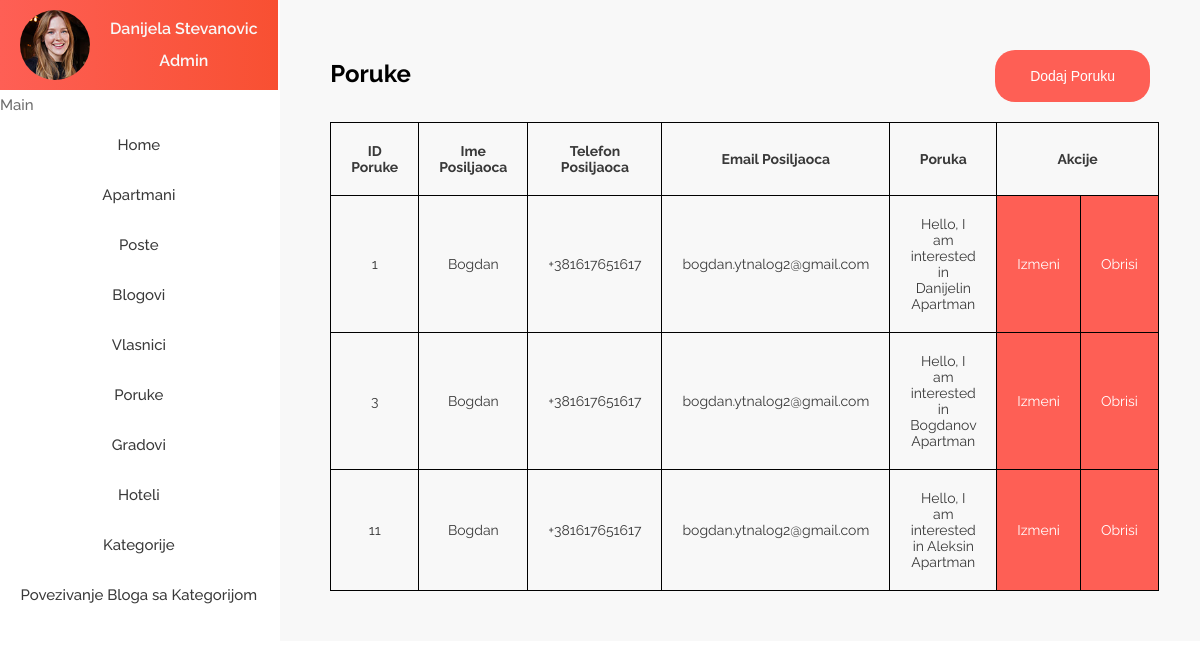
/cms/showPoruke.php, run on the app's committed database.
### tables this page shows
CREATE TABLE `porukaagentu` (
  `idPoruke` int(11) NOT NULL,
  `imePosiljaoca` varchar(45) NOT NULL,
  `telefonPosiljaoca` varchar(25) NOT NULL,
  `emailPosiljaoca` varchar(85) NOT NULL,
  `poruka` text NOT NULL
);

### cms/showPoruke.php (the view, shortened to what this page needs)
<?php
include "../includes/header.php";
include "includes/admin_side.php";
include "funkcije.php";
$query = 'SELECT `idPoruke`, `imePosiljaoca`, `telefonPosiljaoca`, `emailPosiljaoca`, `poruka` FROM `porukaagentu`';
$res = mysqli_query($con, $query);
?>
<div class="admin__content">
    <div class="apartmani">
        <div class="apartmani__tekst">
            <span class="span-bold">Poruke</span>
            <button class="btn" onclick="window.location.href='addPoruke'">Dodaj Poruku</button>
        </div>
        <table class="apartmani__table">
            <tr>
                <th>ID Poruke</th>
                <th>Ime Posiljaoca</th>
                <th>Telefon Posiljaoca</th>
                <th>Email Posiljaoca</th>
                <th>Poruka</th>
                <th colspan="2">Akcije</th>
            </tr>
            <?php
            while ($row = mysqli_fetch_assoc($res)) {
                $id = $row['idPoruke'];
                $imePosiljaoca = $row['imePosiljaoca'];
                $telefonPosiljaoca = $row['telefonPosiljaoca'];
                $emailPosiljaoca = $row['emailPosiljaoca'];
                $poruka = $row['poruka'];
            ?>
                <tr>
                    <td><?php echo $id ?></td>
                    <td><?php echo $imePosiljaoca ?></td>
                    <td><?php echo $telefonPosiljaoca ?></td>
                    <td><?php echo $emailPosiljaoca ?></td>
                    <td><?php echo $poruka ?></td>
                    <?php addAkcije('editPoruke', $id) ?>
                </tr>
            <?php } ?>
        </table>
    </div>
</div>

### cms/funkcije.php (shortened to what this page needs)
<?php
function addAkcije($location, $id)
{
?>
    <td class="admin__td"><a onclick="window.location.href = `<?php echo $location ?>.php?id=${<?php echo $id ?>}`" href="#" class="admin__akcije">Izmeni</a></td>
    <td class="admin__td"><a onclick="window.location.href = `?id=${<?php echo $id ?>}`" href="#" class="admin__akcije">Obrisi</a></td>
    <?php
}
    ?>

### css/style.css (style rules this page uses)
.span-bold { color: #000; font-weight: 700; font-size: 2.4rem; line-height: 2; }
*, *::after, *::before { margin: 0; padding: 0; box-sizing: border-box; }
a { text-decoration: none; }
html { font-size: 62.5%; }
body { font-family: "Raleway", sans-serif; font-weight: 400; color: #fff; background: #fff; }
.btn { background-color: #fe5f55; outline: none; border: none; font-size: 1.4rem; padding: 1.8rem 3.5rem; color: #fff; transition: all 0.2s; cursor: pointer; text-align: center; }
.admin__content { float: right; background-color: #f8f8f8; }
.admin__td { background-color: #fe5f55; }
.admin__akcije { color: #fff; }
.apartmani { padding: 5rem; }
.apartmani__tekst { display: flex; justify-content: space-between; }
.apartmani__tekst > button { border-radius: 2rem; }
.apartmani__table { margin-top: 2rem; color: #393939; width: 100%; text-align: center; font-size: 1.4rem; border-collapse: collapse; }
.apartmani__table th, .apartmani__table td, .apartmani__table tr { border: 1px solid #000; padding: 2rem; }

### data on the page
porukaagentu: idPoruke "1", imePosiljaoca "Bogdan", telefonPosiljaoca "+381617651617", emailPosiljaoca "bogdan.ytnalog2@gmail.com", poruka "Hello, I am interested in Danijelin Apartman"
porukaagentu: idPoruke "3", imePosiljaoca "Bogdan", telefonPosiljaoca "+381617651617", emailPosiljaoca "bogdan.ytnalog2@gmail.com", poruka "Hello, I am interested in Bogdanov Apartman"
porukaagentu: idPoruke "11", imePosiljaoca "Bogdan", telefonPosiljaoca "+381617651617", emailPosiljaoca "bogdan.ytnalog2@gmail.com", poruka "Hello, I am interested in Aleksin Apartman"
